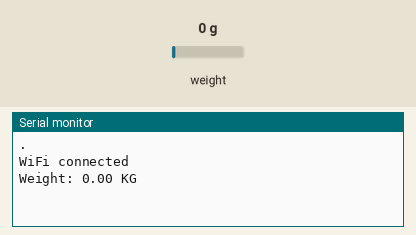
Recording of a sketch running on a simulated ESP8266 (NodeMCU). On the bench: the last lines printed to the serial monitor. Inputs (shaded band) come from the test bench; at power-on: weight on the scale 0 g. WiFi joins after 1.5 s; servers stay silent unless stated.

Above: at 7.0 s.
7.1 s: weight on the scale set to 100 g
At 8.4 s:
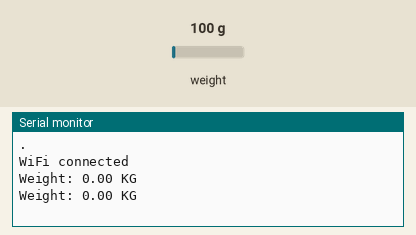
8.6 s: weight on the scale set to 1250 g
At 9.9 s:
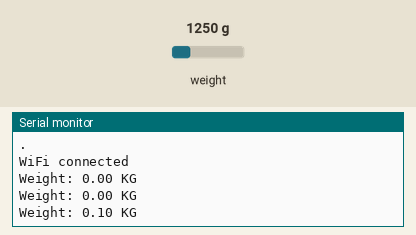
Timing chart, 0 to 11.6 s (numbered marks = the images above; inputs shaded):
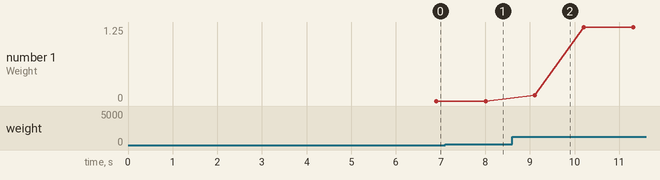

The sketch:

HX711_Working_code.ino
```cpp
#include <ESP8266WiFi.h>
#include "HX711.h"
#define BLYNK_PRINT Serial
#include <Blynk.h>
#include <BlynkSimpleEsp8266.h>
#include <Wire.h>
#define BLYNK_PRINT Serial

#define sck D6;
#define dt D5;

const char *ssid = "Django";
const char *pass = "KRraja@07";
char auth[] = "LWjD5tE_N5cBMn1VEPNHbQJAR9trkeWc";

WiFiClient client;

HX711 scale;

int rbutton = D4;
double weight;
float calibration_factor =-633608.000;

void setup()
{
  Serial.begin(115200);
  pinMode(rbutton, INPUT_PULLUP);
  scale.begin(D5,D6);
  scale.set_scale();
  scale.tare();
  float zero_factor = scale.read_average();
  Blynk.begin(auth, ssid, pass);


  WiFi.begin(ssid, pass);
{
  delay(1000);
  Serial.println(".");
  }
  Serial.println("");
  Serial.println("WiFi connected");
  delay(1000);
}

void loop()

{

  Blynk.run();
  scale.set_scale(calibration_factor);

  weight = scale.get_units();

  Blynk.virtualWrite(V3, weight);
  delay(1000);

  Serial.print("Weight: ");
  Serial.print(weight);
  Serial.println(" KG");
  Serial.println();

//if ( digitalRead(rbutton) == HIGH)
//{
  //scale.set_scale();
 // scale.tare();
//}

}
```

Measured:
- plotted number 1: 0 → 1.25 after the input at 8.6 s
